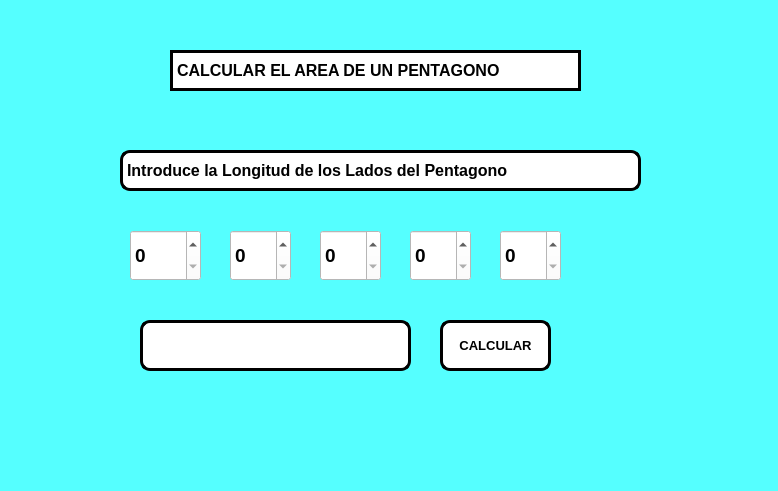
<?xml version="1.0" encoding="UTF-8"?>
<ui version="4.0">
 <class>MainWindow</class>
 <widget class="QMainWindow" name="MainWindow">
  <property name="geometry">
   <rect>
    <x>0</x>
    <y>0</y>
    <width>778</width>
    <height>491</height>
   </rect>
  </property>
  <property name="windowTitle">
   <string>MainWindow</string>
  </property>
  <property name="styleSheet">
   <string notr="true">background-color: rgb(255, 0, 0);
background-color: rgb(85, 255, 255);</string>
  </property>
  <widget class="QWidget" name="centralwidget">
   <widget class="QLabel" name="label">
    <property name="geometry">
     <rect>
      <x>170</x>
      <y>50</y>
      <width>411</width>
      <height>41</height>
     </rect>
    </property>
    <property name="font">
     <font>
      <pointsize>12</pointsize>
      <weight>75</weight>
      <bold>true</bold>
     </font>
    </property>
    <property name="styleSheet">
     <string notr="true">background-color: rgb(255, 255, 255);
border: 3px solid black</string>
    </property>
    <property name="text">
     <string>CALCULAR EL AREA DE UN PENTAGONO</string>
    </property>
   </widget>
   <widget class="QSpinBox" name="spin_lado1">
    <property name="geometry">
     <rect>
      <x>130</x>
      <y>230</y>
      <width>71</width>
      <height>51</height>
     </rect>
    </property>
    <property name="font">
     <font>
      <pointsize>14</pointsize>
      <weight>75</weight>
      <bold>true</bold>
     </font>
    </property>
    <property name="styleSheet">
     <string notr="true">background-color: rgb(255, 255, 255);</string>
    </property>
   </widget>
   <widget class="QSpinBox" name="spin_lado2">
    <property name="geometry">
     <rect>
      <x>230</x>
      <y>230</y>
      <width>61</width>
      <height>51</height>
     </rect>
    </property>
    <property name="font">
     <font>
      <pointsize>14</pointsize>
      <weight>75</weight>
      <bold>true</bold>
     </font>
    </property>
    <property name="styleSheet">
     <string notr="true">background-color: rgb(255, 255, 255);</string>
    </property>
   </widget>
   <widget class="QSpinBox" name="spin_lado3">
    <property name="geometry">
     <rect>
      <x>320</x>
      <y>230</y>
      <width>61</width>
      <height>51</height>
     </rect>
    </property>
    <property name="font">
     <font>
      <pointsize>14</pointsize>
      <weight>75</weight>
      <bold>true</bold>
     </font>
    </property>
    <property name="styleSheet">
     <string notr="true">background-color: rgb(255, 255, 255);</string>
    </property>
   </widget>
   <widget class="QSpinBox" name="spin_lado4">
    <property name="geometry">
     <rect>
      <x>410</x>
      <y>230</y>
      <width>61</width>
      <height>51</height>
     </rect>
    </property>
    <property name="font">
     <font>
      <pointsize>14</pointsize>
      <weight>75</weight>
      <bold>true</bold>
     </font>
    </property>
    <property name="styleSheet">
     <string notr="true"> background-color: rgb(255, 255, 255);</string>
    </property>
   </widget>
   <widget class="QSpinBox" name="spin_lado5">
    <property name="geometry">
     <rect>
      <x>500</x>
      <y>230</y>
      <width>61</width>
      <height>51</height>
     </rect>
    </property>
    <property name="font">
     <font>
      <pointsize>14</pointsize>
      <weight>75</weight>
      <bold>true</bold>
     </font>
    </property>
    <property name="styleSheet">
     <string notr="true">background-color: rgb(255, 255, 255);</string>
    </property>
   </widget>
   <widget class="QLabel" name="label_2">
    <property name="geometry">
     <rect>
      <x>120</x>
      <y>150</y>
      <width>521</width>
      <height>41</height>
     </rect>
    </property>
    <property name="font">
     <font>
      <pointsize>12</pointsize>
      <weight>75</weight>
      <bold>true</bold>
     </font>
    </property>
    <property name="styleSheet">
     <string notr="true">background-color: rgb(255, 255, 255);
border-radius: 10px;
border: 3px solid black
</string>
    </property>
    <property name="text">
     <string>Introduce la Longitud de los Lados del Pentagono</string>
    </property>
   </widget>
   <widget class="QPushButton" name="btn_resolver">
    <property name="geometry">
     <rect>
      <x>440</x>
      <y>320</y>
      <width>111</width>
      <height>51</height>
     </rect>
    </property>
    <property name="font">
     <font>
      <pointsize>10</pointsize>
      <weight>75</weight>
      <bold>true</bold>
     </font>
    </property>
    <property name="styleSheet">
     <string notr="true">background-color: rgb(255, 255, 255);
border-radius: 10px;
border: 3px solid black
</string>
    </property>
    <property name="text">
     <string>CALCULAR</string>
    </property>
   </widget>
   <widget class="QLabel" name="label_3">
    <property name="geometry">
     <rect>
      <x>140</x>
      <y>320</y>
      <width>271</width>
      <height>51</height>
     </rect>
    </property>
    <property name="font">
     <font>
      <pointsize>12</pointsize>
      <weight>75</weight>
      <bold>true</bold>
     </font>
    </property>
    <property name="styleSheet">
     <string notr="true">background-color: rgb(255, 255, 255);
border-radius: 10px;
border: 3px solid black
</string>
    </property>
    <property name="text">
     <string/>
    </property>
    <property name="alignment">
     <set>Qt::AlignCenter</set>
    </property>
   </widget>
   <widget class="QLabel" name="label_7">
    <property name="geometry">
     <rect>
      <x>10</x>
      <y>10</y>
      <width>151</width>
      <height>111</height>
     </rect>
    </property>
    <property name="styleSheet">
     <string notr="true"/>
    </property>
    <property name="text">
     <string/>
    </property>
    <property name="pixmap">
     <pixmap resource="../../Archivos/Recursos.qrc">:/Fotos/logofacultad.jpg</pixmap>
    </property>
    <property name="scaledContents">
     <bool>true</bool>
    </property>
   </widget>
   <widget class="QLabel" name="label_8">
    <property name="geometry">
     <rect>
      <x>590</x>
      <y>10</y>
      <width>161</width>
      <height>111</height>
     </rect>
    </property>
    <property name="styleSheet">
     <string notr="true"/>
    </property>
    <property name="text">
     <string/>
    </property>
    <property name="pixmap">
     <pixmap resource="../../Archivos/Recursos.qrc">:/Fotos/logoUAT.jpg</pixmap>
    </property>
    <property name="scaledContents">
     <bool>true</bool>
    </property>
   </widget>
   <widget class="QLabel" name="label_9">
    <property name="geometry">
     <rect>
      <x>590</x>
      <y>300</y>
      <width>161</width>
      <height>121</height>
     </rect>
    </property>
    <property name="styleSheet">
     <string notr="true"/>
    </property>
    <property name="text">
     <string/>
    </property>
    <property name="pixmap">
     <pixmap resource="../../Archivos/Recursos.qrc">:/Fotos/kirby buchon.jpg</pixmap>
    </property>
    <property name="scaledContents">
     <bool>true</bool>
    </property>
   </widget>
  </widget>
  <widget class="QMenuBar" name="menubar">
   <property name="geometry">
    <rect>
     <x>0</x>
     <y>0</y>
     <width>778</width>
     <height>26</height>
    </rect>
   </property>
  </widget>
  <widget class="QStatusBar" name="statusbar"/>
 </widget>
 <resources>
  <include location="../../Archivos/Recursos.qrc"/>
 </resources>
 <connections/>
</ui>
